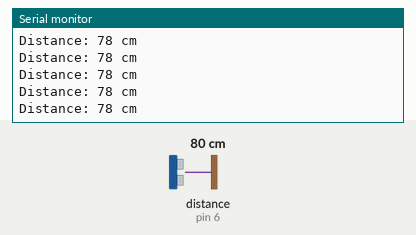
This sketch was run on a simulated Arduino Uno, built with avr-gcc and run on an emulated ATmega328P. Parts: the last lines printed to the serial monitor. Wiring (inferred from the names in the program): ultrasonic range finder: trigger pin 7; echo pin 6. Inputs (shaded band) come from the test bench; at power-on: distance to the obstacle (sensor on pin 6) 80 cm. The echo pulse lasts 58.3 µs per cm.

Above: at 1.2 s.
1.3 s: distance to the obstacle (sensor on pin 6) set to 2 cm
At 2.0 s:
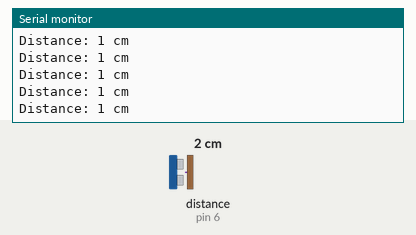
4.3 s: distance to the obstacle (sensor on pin 6) set to 120 cm
At 4.8 s:
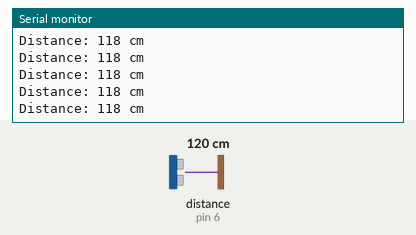
7.3 s: distance to the obstacle (sensor on pin 6) set to 4 cm
At 8.1 s:
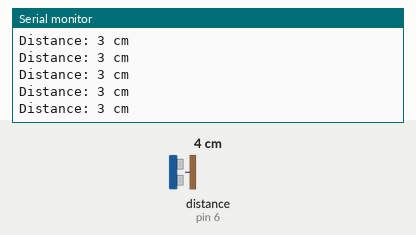
10.3 s: distance to the obstacle (sensor on pin 6) set to 18 cm
At 11.2 s:
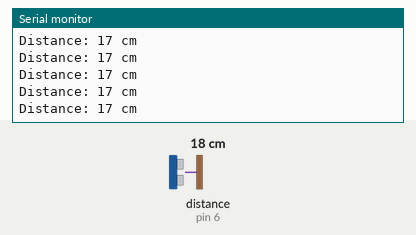
19.3 s: distance to the obstacle (sensor on pin 6) set to 9 cm
At 20.0 s:
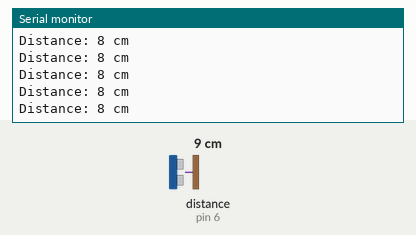
Timing chart, 0 to 22.3 s (numbered marks = the images above; inputs shaded):
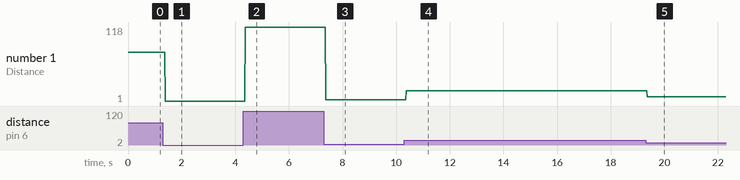

The sketch:

Pract_5.ino
```cpp
void setup()
  {
  Serial.begin(9600); // // Initialize Serial Communication with 9600 baudrate speed
  pinMode(7, OUTPUT); // Sets the Trig Pin as an OUTPUT   pinMode(6, INPUT); // Sets the Echo Pin as an INPUT

  }
void loop()
{
  // Clears the Trig Pin condition
  digitalWrite(7, LOW);
  delayMicroseconds(2);
  // Sets the Trig Pin HIGH (ACTIVE) for 10 microseconds
  digitalWrite(7, HIGH);
  delayMicroseconds(10);

digitalWrite(7, LOW);
  // Reads the Echo Pin, returns the sound wave travel time in microseconds
  long Duration = pulseIn(6, HIGH);   // Calculating the distance
  int Distance = Duration * 0.034 / 2; // Speed of sound wave divided by 2 (go and back) ;
  // Displays the distance on the Serial Monitor
Serial.print("Distance: ");
  Serial.print(Distance);
  Serial.println(" cm");
}
```

Measured:
- after the input at 1.3 s, the serial monitor: prints a new line after 0.08 s (image 1)
- after the input at 4.3 s, the serial monitor: prints a new line after 0.08 s (image 2)
- after the input at 7.3 s, the serial monitor: prints a new line after 0.07 s (image 3)
- after the input at 10.3 s, the serial monitor: prints a new line after 0.07 s (image 4)
- after the input at 19.3 s, the serial monitor: prints a new line after 0.07 s (image 5)
- plotted number 1: 78 → 1 after the input at 1.3 s, 1 → 118 after the input at 4.3 s, 118 → 3 after the input at 7.3 s, 3 → 17 after the input at 10.3 s, 17 → 8 after the input at 19.3 s
